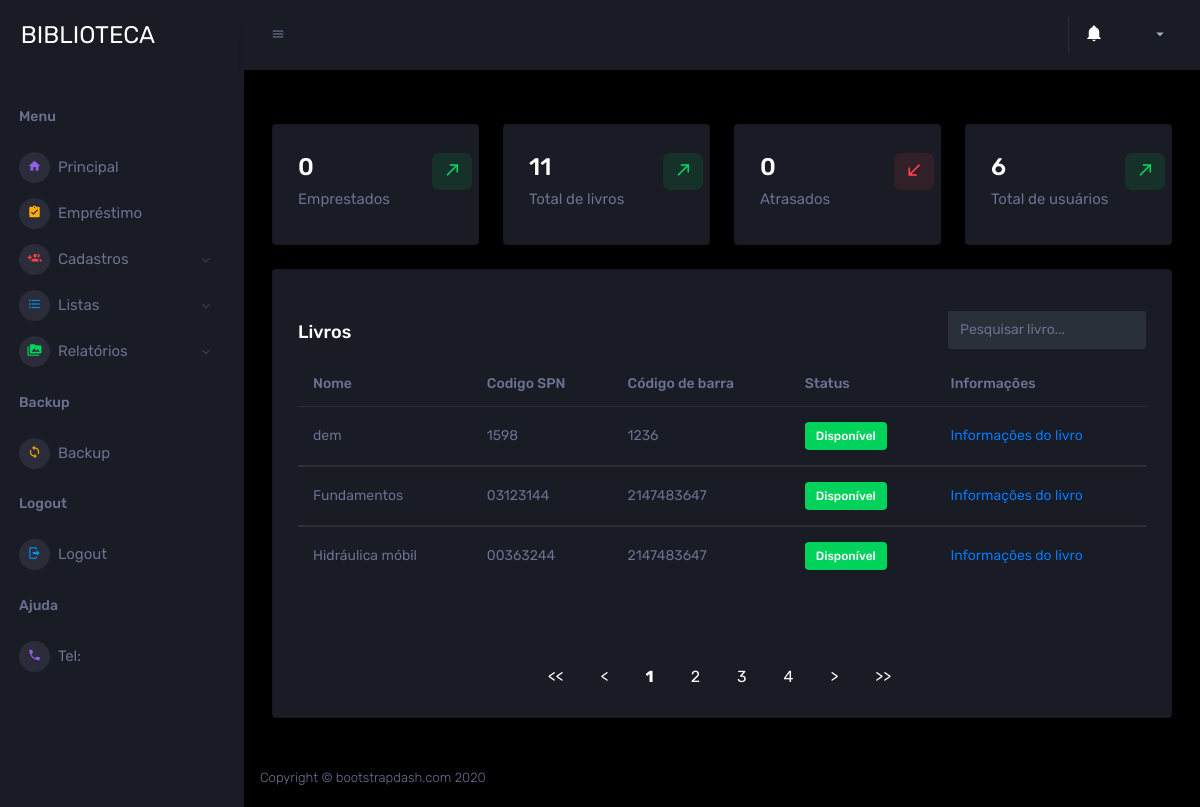
Screenshot of /template/admin/index.php with the database file from the repository.
### tables this page shows
CREATE TABLE `cad_livro` (
  `id_livro` int(15) NOT NULL,
  `cod_spn` varchar(50) NOT NULL,
  `cod_barra` int(30) NOT NULL,
  `nome_livro` varchar(60) NOT NULL,
  `nome_autor` varchar(50) NOT NULL,
  `emissao` date NOT NULL,
  `editora` varchar(15) NOT NULL,
  `categoria` varchar(50) NOT NULL,
  `status` int(11) NOT NULL DEFAULT 1,
  `data_cad` date NOT NULL,
  `cad_livro` varchar(50) NOT NULL
);

### template/admin/include/funcao.php (called while the page is built)
<?php
function livroTotal(){
    $sql="SELECT COUNT(id_livro) FROM cad_livro";
    $roda_sql=mysqli_query($_SESSION['conexao'],$sql);
    $sql_total=mysqli_fetch_array($roda_sql,MYSQLI_ASSOC);
    return $sql_total['COUNT(id_livro)'];
  }
  function livroempr(){
    $sql="SELECT COUNT(id_opcao) FROM emprestimo WHERE status = 1";
    $roda_sql=mysqli_query($_SESSION['conexao'],$sql);
    $sql_total=mysqli_fetch_array($roda_sql,MYSQLI_ASSOC);
    return $sql_total['COUNT(id_opcao)'];
  }
  function livroatra(){
    $sql="SELECT COUNT(id_opcao) FROM emprestimo WHERE status = 2";
    $roda_sql=mysqli_query($_SESSION['conexao'],$sql);
    $sql_total=mysqli_fetch_array($roda_sql,MYSQLI_ASSOC);
    return $sql_total['COUNT(id_opcao)'];
  }
  function usutotal(){
    $sql="SELECT COUNT(id_usu) FROM cad_usu";
    $roda_sql=mysqli_query($_SESSION['conexao'],$sql);
    $sql_total=mysqli_fetch_array($roda_sql,MYSQLI_ASSOC);
    return $sql_total['COUNT(id_usu)'];
  }
?>

### template/admin/index.php (the view, shortened to what this page needs)
<?php
include_once 'include/header.php';
include_once('include/funcao.php');
?>
<head>
</head>
        <div class="main-panel">
          <div class="content-wrapper">
            <div class="row">
            </div>
            <div class="row">
              <div class="col-xl-3 col-sm-6 grid-margin stretch-card">
                <div class="card">
                  <div class="card-body">
                    <div class="row">
                      <div class="col-9">
                        <div class="d-flex align-items-center align-self-start">
                          <h3 class="mb-0"><?php echo livroempr(); ?></h3>
                        </div>
                      </div>
                      <div class="col-3">
                        <div class="icon icon-box-success ">
                          <span class="mdi mdi-arrow-top-right icon-item"></span>
                        </div>
                      </div>
                    </div>
                    <h6 class="text-muted font-weight-normal">Emprestados</h6>
                  </div>
                </div>
              </div>
              <div class="col-xl-3 col-sm-6 grid-margin stretch-card">
                <div class="card">
                  <div class="card-body">
                    <div class="row">
                      <div class="col-9">
                        <div class="d-flex align-items-center align-self-start">
                          <h3 class="mb-0"><?php echo livrototal(); ?></h3>
                        </div>
                      </div>
                      <div class="col-3">
                        <div class="icon icon-box-success">
                          <span class="mdi mdi-arrow-top-right icon-item"></span>
                        </div>
                      </div>
                    </div>
                    <h6 class="text-muted font-weight-normal">Total de livros</h6>
                  </div>
                </div>
              </div>
              <div class="col-xl-3 col-sm-6 grid-margin stretch-card">
                <div class="card">
                  <div class="card-body">
                    <div class="row">
                      <div class="col-9">
                        <div class="d-flex align-items-center align-self-start">
                          <h3 class="mb-0"><?php echo livroatra(); ?></h3>
                        </div>
                      </div>
                      <div class="col-3">
                        <div class="icon icon-box-danger">
                          <span class="mdi mdi-arrow-bottom-left icon-item"></span>
                        </div>
                      </div>
                    </div>
                    <h6 class="text-muted font-weight-normal">Atrasados</h6>
                  </div>
                </div>
              </div>
              <div class="col-xl-3 col-sm-6 grid-margin stretch-card">
                <div class="card">
                  <div class="card-body">
                    <div class="row">
                      <div class="col-9">
                        <div class="d-flex align-items-center align-self-start">
                          <h3 class="mb-0"><?php echo usutotal(); ?></h3>
                        </div>
                      </div>
                      <div class="col-3">
                        <div class="icon icon-box-success ">
                          <span class="mdi mdi-arrow-top-right icon-item"></span>
                        </div>
                      </div>
                    </div>
                    <h6 class="text-muted font-weight-normal">Total de usuários</h6>
                  </div>
                </div>
              </div>
            </div>
            <?php
$quantidade = 3;
$pagina = (isset($_GET['pagina'])) ? (int)$_GET['pagina'] : 1;
$inicio = ($quantidade * $pagina) - $quantidade;
    if ($_SERVER['REQUEST_METHOD'] != 'POST' ) {
     echo'<div class="card">
          <div class="card-body">
            <div class="space">
              <div class="info-item"><br>
                <h4 class="card-title">Livros</h4>
            </div>
            <form method="post" action="index">
              <input class="form-control" type="search" placeholder="Pesquisar livro..." name="busca" id="busca">
            </form>
          </div>
              <table class="table table-hover">
                <thead>
                  <tr>
                    <th>Nome</th>
                    <th>Codigo SPN</th>
                    <th>Código de barra</th>
                    <th>Status</th>
                    <th>Informações</th>
                  </tr>
                </thead>';
      $sql = "SELECT * FROM cad_livro ORDER BY nome_livro ASC LIMIT $inicio,$quantidade";
      $resp_sql = mysqli_query($_SESSION['conexao'], $sql);
      while ($linha = mysqli_fetch_assoc($resp_sql)) {
      if ($linha['status'] == 1) {
        $teste = '<label class="badge badge-success">Disponível</label>';
      } else {
       $teste = '<label class="badge badge-danger">Indisponível</label>';
      }
        echo'  <tbody>
            <tr>
              <td>' . $linha['nome_livro'] . '</td>
              <td>' . $linha['cod_spn'] . ' </td>
              <td>' . $linha['cod_barra'] . ' </td>
              <td class="' . $linha['status'] .'">'.$teste.'</td>
          <td><a href="inf_livro?id_livro='.$linha['id_livro'].'">Informações do livro</a></td>
            </tr>';
      }
        echo'
          </tbody>
          </table>
        </div>';
        }
        $sql_total = 'SELECT id_livro FROM cad_livro';
        $resp_total = mysqli_query($_SESSION['conexao'], $sql_total);
        $num_total = mysqli_num_rows($resp_total);
        $pagina_total = ($num_total <= $quantidade) ? 1 : ceil($num_total / $quantidade);
        $exibir = 3;
        $anterior  = (($pagina - 1) == 0) ? 1 : $pagina - 1;
        $posterior = (($pagina + 1) >= $pagina_total) ? $pagina_total : $pagina + 1;
        echo '
        <br><center>
        <ul class="pagination">
        <li><a href="?pagina=1"><<</a></li>';
        echo '<li><a href="?pagina=' . $anterior . '"><</a></li>';
        echo '<li><a href="?pagina=' . $pagina . '"><strong>' . $pagina . '</strong></a></li>';
        for ($i = $pagina + 1; $i <= $pagina + $exibir; $i++) {
          if ($i <= $pagina_total)
            echo '<li><a href="?pagina=' . $i . '">' . $i . '</a></li>';
        }
        echo '<li><a href="?pagina=' . $posterior . '">></a></li>';
        echo '<li><a href="?pagina=' . $pagina_total . '">>></a></li>
        </ul>
        </center>
        </div>
        </div>
        ';
?>
<?php
include_once 'include/footer.php';
?>

### template/admin/index.php (style rules this page uses)
.pagination { display: flex; justify-content: center; list-style-type: none; margin: 20px 0; padding: 0; }
.pagination li { margin-right: 5px; }
.pagination a { color: #fff; display: inline-block; padding: 8px 16px; text-decoration: none; transition: background-color 0.3s; border-radius: 50px; }
.info-item { display: inline-block; }
.space { display: flex; justify-content: space-between; align-items: center; }

### rows the page displays
cad_livro: nome_livro "dem", cod_spn "1598", cod_barra "1236", status "Disponível"
cad_livro: nome_livro "Fundamentos", cod_spn "03123144", cod_barra "2147483647", status "Disponível"
cad_livro: nome_livro "Hidráulica móbil", cod_spn "00363244", cod_barra "2147483647", status "Disponível"

### other values shown
livroempr() "0"
livrototal() "11"
livroatra() "0"
usutotal() "6"
$pagina "1"
